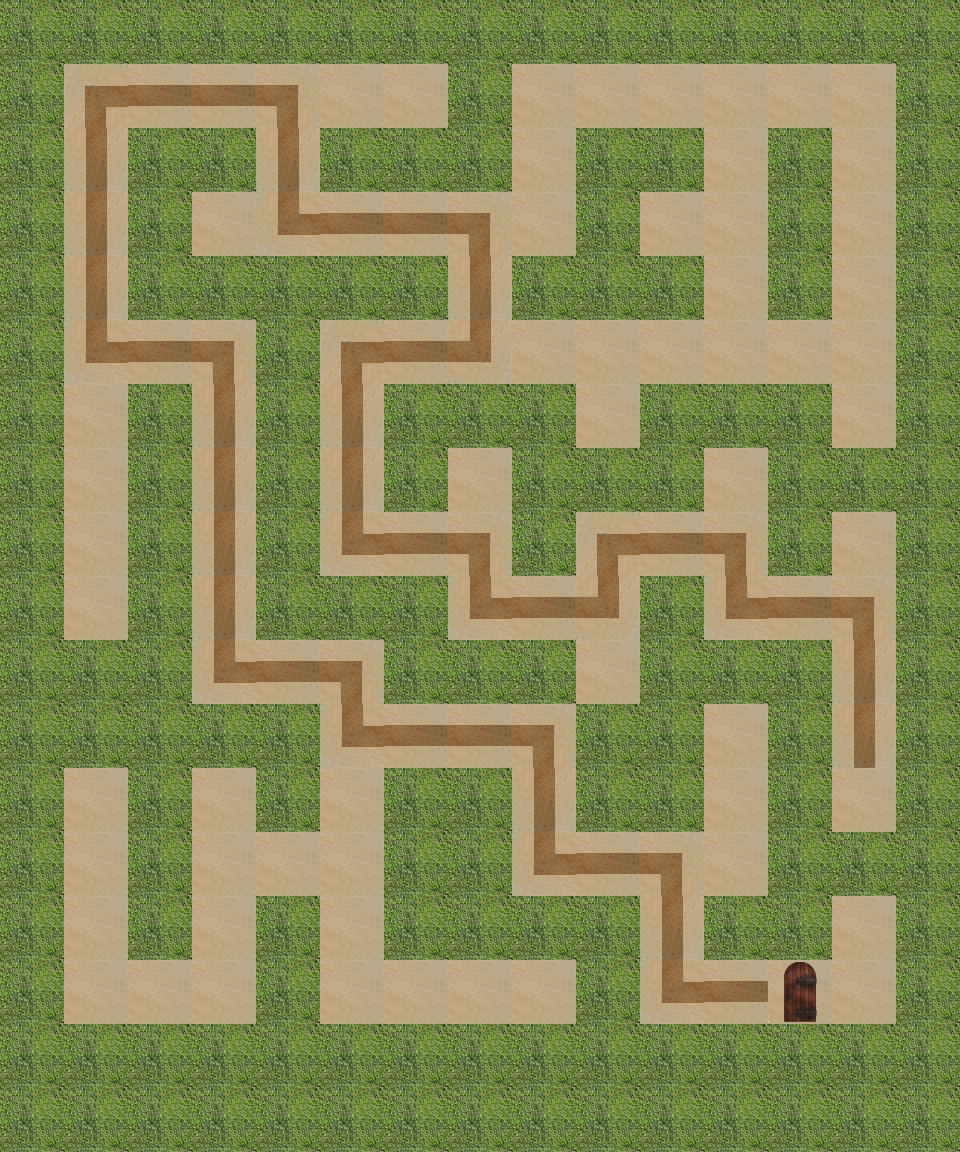

The image is a tile-based game level rendered from a .tmx file. Its description and source (layers, tilesets, objects; grid data summarised) follow:
An orthogonal 15x18 tile map with 64x64 px tiles, 4 tile layers (path, wall, hint, end), 1 hidden layer not drawn.

<map version="1.0" orientation="orthogonal" renderorder="right-down" width="15" height="18" tilewidth="64" tileheight="64">
 <properties>
  <property name="bestTimePossible" value="16.83" />
  <property name="viewSize" value="5" />
 </properties>
 <tileset firstgid="1" name="sandbush" tilewidth="64" tileheight="64">
  <image source="sandbush.png" width="256" height="192" />
 </tileset>
 <layer name="path" width="15" height="18">
  <data>[270 cells, 111 non-empty, 1 distinct tile ids]</data>
 </layer>
 <layer name="wall" width="15" height="18">
  <data>[270 cells, 159 non-empty, 1 distinct tile ids]</data>
 </layer>
 <layer name="hint" width="15" height="18">
  <data>[270 cells, 53 non-empty, 6 distinct tile ids]</data>
 </layer>
 <layer name="start" width="15" height="18" visible="0">
  <data>[270 cells, 1 non-empty, 1 distinct tile ids]</data>
 </layer>
 <layer name="end" width="15" height="18">
  <data>[270 cells, 1 non-empty, 1 distinct tile ids]</data>
 </layer>
</map>
